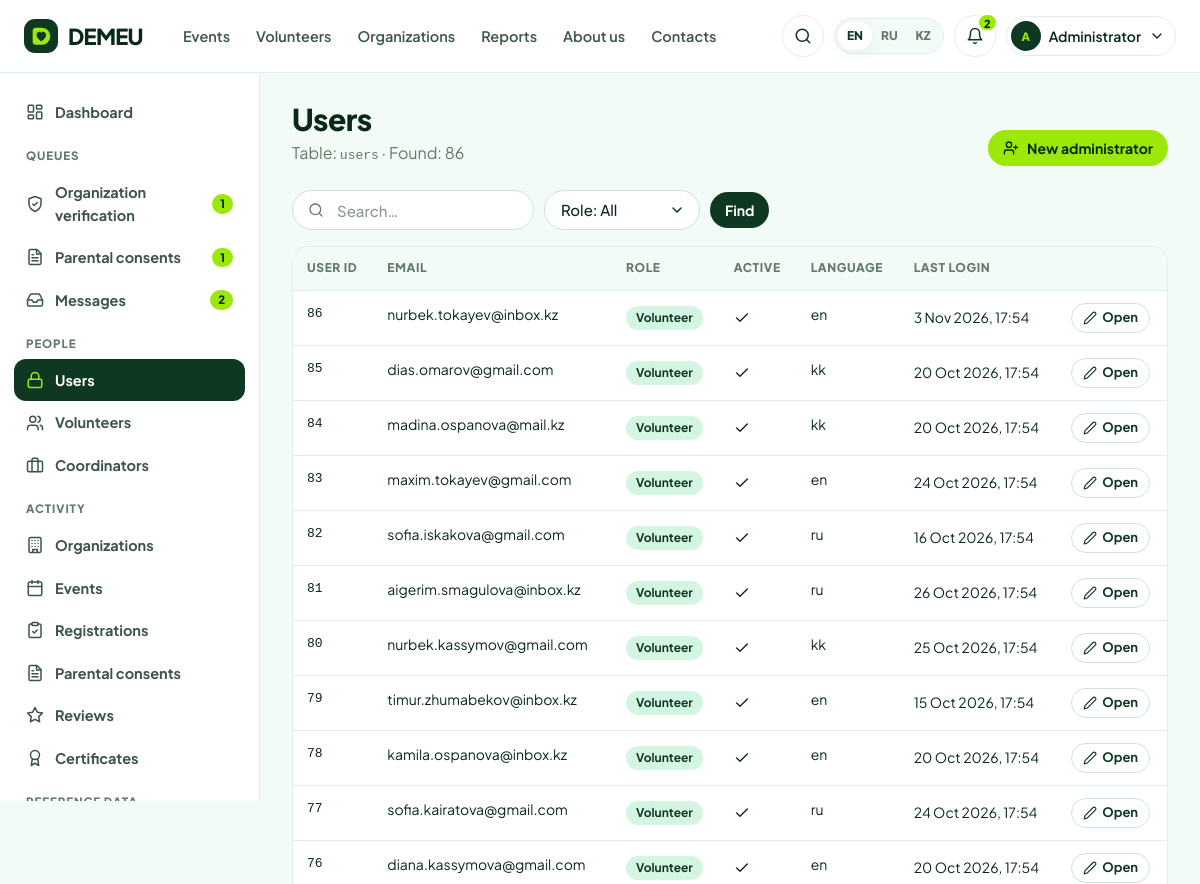
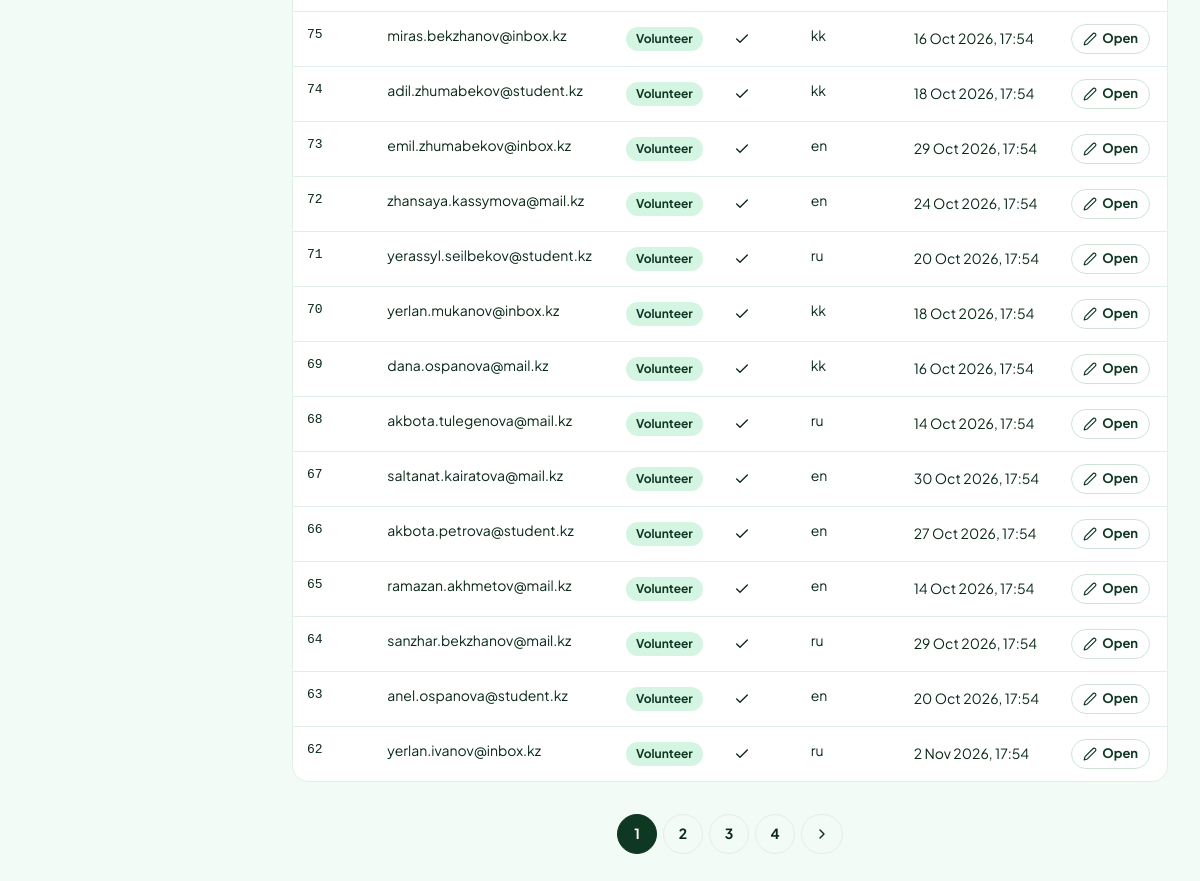
Page /admin/users (signed in) on the committed database (2 pictures, top to bottom).
### tables this page shows
CREATE TABLE users (
    user_id        INTEGER PRIMARY KEY,
    email          TEXT NOT NULL UNIQUE COLLATE NOCASE,
    password_hash  TEXT NOT NULL,
    role           TEXT NOT NULL CHECK (role IN ('volunteer','coordinator','admin')),
    is_active      INTEGER NOT NULL DEFAULT 1 CHECK (is_active IN (0,1)),
    preferred_lang TEXT NOT NULL DEFAULT 'en' CHECK (preferred_lang IN ('en','ru','kk')),
    created_at     TEXT NOT NULL DEFAULT (datetime('now','localtime')),
    last_login_at  TEXT
);

### demeu/admin.py (the view)
@bp.route("/<entity>")
@admin_only
def entity_list(entity):
    cfg = entity_or_404(entity)
    q = clean(request.args.get("q"), 100)
    where, args = [], []
    if q:
        where.append("(" + " OR ".join(f"{c} LIKE ?" for c in cfg["search"]) + ")")
        args += [f"%{q}%"] * len(cfg["search"])
    active_filters, outer, oargs = {}, [], []
    for col, choices in cfg.get("filters", {}).items():
        val = request.args.get(col, "")
        if val in choices:
            outer.append(f"{col} = ?"); oargs.append(val)
            active_filters[col] = val
    base = cfg["list_sql"] + (" WHERE " + " AND ".join(where) if where else "")
    base = f"SELECT * FROM ({base})" + (" WHERE " + " AND ".join(outer) if outer else "")
    args += oargs
    page = Page(scalar(f"SELECT COUNT(*) FROM ({base})", args), page_arg(), 25)
    rows = query(f"{base} ORDER BY {cfg['pk']} DESC LIMIT ? OFFSET ?", args + [page.per_page, page.offset])
    return render_template("admin/list.html", entity=entity, cfg=cfg, rows=rows, page=page, q=q,
                           active_filters=active_filters)

### demeu/admin.py (called while the page is built)
@bp.context_processor
def admin_ctx():
    counts = dict(
        organizations=scalar("SELECT COUNT(*) FROM organizations WHERE status='pending'"),
        consents=scalar("SELECT COUNT(*) FROM consents WHERE status='pending'"),
        messages=scalar("SELECT COUNT(*) FROM contact_messages WHERE status='new'"),
    )
    return dict(ENTITIES=ENTITIES, NAV_GROUPS=NAV_GROUPS, queue_counts=counts)

def entity_or_404(entity):
    cfg = ENTITIES.get(entity)
    if not cfg:
        abort(404)
    return cfg

### demeu/core.py (called while the page is built)
def get_lang():
    lang = session.get("lang")
    if lang in LANGS:
        return lang
    best = request.accept_languages.best_match(["en", "ru", "kk"]) if request else None
    return best or "en"

def _(key, **params):
    entry = TRANSLATIONS.get(key)
    if entry is None:
        text = key
    else:
        lang = g.get("lang", "en")
        text = entry.get(lang) or entry.get("en") or key
    if params:
        try:
            text = text.format(**params)
        except (KeyError, IndexError):
            pass
    return text

def parse_dt(value):
    if not value:
        return None
    if isinstance(value, datetime):
        return value
    for fmt in (DT_FMT, "%Y-%m-%d %H:%M:%S", "%Y-%m-%d"):
        try:
            return datetime.strptime(value, fmt)
        except ValueError:
            continue
    return None

def fmt_date(value, with_weekday=False, with_year=True):
    d = parse_dt(value)
    if not d:
        return ""
    lang = g.get("lang", "en")
    s = f"{d.day} {MONTHS[lang][d.month - 1]}"
    if with_year:
        s += f" {d.year}"
    if with_weekday:
        s = f"{WEEKDAYS[lang][d.weekday()]}, " + s
    return s

def fmt_dt(value):
    d = parse_dt(value)
    return f"{fmt_date(d)}, {d:%H:%M}" if d else ""

def initials(name):
    parts = [p for p in (name or "").split() if p]
    return "".join(p[0] for p in parts[:2]).upper() or "?"

def role_required(*roles):
    def deco(view):
        @wraps(view)
        def wrapped(*a, **kw):
            if g.user is None:
                flash(_("flash_login_required"), "info")
                return redirect(url_for("auth.login", next=request.full_path))
            if g.user["role"] not in roles:
                abort(403)
            if g.user["role"] == "volunteer" and not g.volunteer:
                abort(403)
            if g.user["role"] == "coordinator" and not g.coordinator:
                abort(403)
            return view(*a, **kw)
        return wrapped
    return deco

### demeu/templates/admin/list.html (shortened to what this page needs)
{% extends "admin/_layout.html" %}
{% from "partials/macros.html" import pagination %}
{% block admin %}
{% set status_cols = ('status', 'role') %}
<div class="cab-head"><div><h1>{{ _('adm_' ~ entity) }}</h1><p>{{ _('adm_table') }}: <span class="mono">{{ cfg.table }}</span> · {{ _('found_n', n=page.total) }}</p></div>
  <div class="row">
    {% if entity == 'users' %}<a class="btn btn-primary btn-sm" href="{{ url_for('admin.new_admin') }}">{{ icon('user-plus', 16) }} {{ _('new_admin') }}</a>{% endif %}
  </div></div>
<form class="toolbar" method="get">
  <label class="input-icon"><span class="sr-only">{{ _('search') }}</span>{{ icon('search', 16) }}<input class="input pill" name="q" value="{{ q }}" placeholder="{{ _('search') }}…"></label>
  {% for col, choices in (cfg.filters or {}).items() %}
    <select class="select pill" name="{{ col }}" onchange="this.form.submit()" aria-label="{{ col }}">
      <option value="">{{ _('col_' ~ col) }}: {{ _('all') }}</option>
    </select>
  {% endfor %}
  <button class="btn btn-dark btn-sm">{{ _('find') }}</button>
</form>
<div class="table-wrap"><table class="table">
  <thead><tr>{% for c in cfg.columns %}<th>{{ _('col_' ~ c) }}</th>{% endfor %}<th></th></tr></thead>
  <tbody>
  {% for r in rows %}
    <tr>
      {% for c in cfg.columns %}
        {% set v = r[c] %}
        <td class="{{ 'mono' if c in (cfg.pk, 'bin', 'code') }}">
          {% if c in ('status',) %}<span class="status st-{{ v }}">{{ _('st_' ~ v) }}</span>
          {% elif c == 'role' %}<span class="tag tone-{{ 'lilac' if v == 'admin' else 'sky' if v == 'coordinator' else 'mint' }}">{{ _('role_' ~ v) }}</span>
          {% elif c.startswith('is_') %}{{ icon('check', 16) if v else '—' }}
          {% elif c == 'rating' %}{{ '★' * v }}
          {% elif c.endswith('_at') %}<span class="small nowrap">{{ fmt_dt(v) if v else '—' }}</span>
          {% elif c == 'org_type' %}{{ _('orgtype_' ~ v) }}
          {% else %}<span class="cell-clip" style="display:inline-block" title="{{ v if v is not none else '' }}">{{ v if v is not none else '—' }}</span>{% endif %}
        </td>
      {% endfor %}
      <td class="nowrap">
        <a class="btn btn-ghost btn-xs" href="{{ url_for('admin.entity_edit', entity=entity, pk=r[cfg.pk]) }}">{{ icon('pencil', 14) }} {{ _('open') }}</a>
      </td>
    </tr>
  {% else %}
    <tr><td colspan="{{ cfg.columns|length + 1 }}" class="center muted" style="padding:32px">{{ _('nothing_here') }}</td></tr>
  {% endfor %}
  </tbody>
</table></div>
{{ pagination(page) }}
{% endblock %}

### demeu/templates/base.html (shortened to what this page needs)
<!doctype html>
<html lang="{{ 'kk' if lang == 'kk' else lang }}">
<head>
  <link rel="stylesheet" href="{{ url_for('static', filename='css/app.css') }}">
</head>
<body class="{% block body_class %}{% endblock %}">
{% set ep = request.endpoint or '' %}
<header class="site-header">
  <div class="wrap header-inner">
    <a class="logo" href="{{ url_for('public.home') }}" aria-label="DEMEU">
      <span class="logo-mark">{{ logo_mark(22) }}</span>DEMEU
    </a>
    <nav class="nav" aria-label="{{ _('main_menu') }}">
      <a href="{{ url_for('public.events') }}" class="{{ 'active' if ep.startswith('public.event') }}">{{ _('nav_events') }}</a>
      <a href="{{ url_for('public.volunteers') }}" class="{{ 'active' if ep.startswith('public.volunteer') }}">{{ _('nav_volunteers') }}</a>
      <a href="{{ url_for('public.organizations') }}" class="{{ 'active' if ep.startswith('public.organization') }}">{{ _('nav_organizations') }}</a>
      <a href="{{ url_for('public.reports') }}" class="{{ 'active' if ep == 'public.reports' }}">{{ _('nav_reports') }}</a>
      <a href="{{ url_for('public.about') }}" class="{{ 'active' if ep == 'public.about' }}">{{ _('nav_about') }}</a>
      <a href="{{ url_for('public.contacts') }}" class="{{ 'active' if ep == 'public.contacts' }}">{{ _('nav_contacts') }}</a>
    </nav>
    <div class="header-tools">
      <a class="icon-btn hide-md" href="{{ url_for('public.search') }}" aria-label="{{ _('search') }}" title="{{ _('search') }}">{{ icon('search') }}</a>
      <div class="lang-switch" role="group" aria-label="{{ _('language') }}">
        {% for code in LANGS %}
          <a href="{{ url_for('public.set_lang', code=code, next=request.full_path) }}" class="{{ 'on' if code == lang }}" lang="{{ code }}">{{ LANG_LABELS[code] }}</a>
        {% endfor %}
      </div>
      {% if g.user %}
        <a class="icon-btn" href="{{ url_for('auth.notifications') }}" aria-label="{{ _('notifications') }}" title="{{ _('notifications') }}">
          {{ icon('bell') }}{% if unread %}<span class="count">{{ unread if unread < 100 else '99+' }}</span>{% endif %}
        </a>
        {% set person = g.volunteer or g.coordinator %}
        <div class="user-menu">
          <button class="user-btn" data-toggle="user-dd" aria-expanded="false" aria-haspopup="true">
            {% if g.volunteer and g.volunteer.avatar_path %}
              <span class="avatar sm"><img src="{{ url_for('media.public_file', folder=g.volunteer.avatar_path.split('/')[0], name=g.volunteer.avatar_path.split('/')[1]) }}" alt=""></span>
            {% else %}
              <span class="avatar sm">{{ initials(person.full_name if person else g.user.email) }}</span>
            {% endif %}
            <span class="hide-md">{{ (person.full_name.split()[0]) if person else _('role_admin') }}</span>{{ icon('chevron-down', 16) }}
          </button>
        </div>
      {% else %}
        <a class="btn btn-ghost btn-sm hide-md" href="{{ url_for('auth.login', next=request.full_path if ep not in ('auth.login','auth.register') else None) }}">{{ _('login') }}</a>
        <a class="btn btn-primary btn-sm" href="{{ url_for('auth.register') }}">{{ _('join') }}</a>
      {% endif %}
    </div>
  </div>
</header>
<main id="main">{% block content %}{% endblock %}</main>
</body>
</html>

### rows in the picture
users: email "A"
users: v "86" "nurbek.tokayev@inbox.kz" "en", is_active 1 (drawn), last_login_at "3 Nov 2026, 17:54"
users: v "85" "dias.omarov@gmail.com" "kk", is_active 1 (drawn), last_login_at "20 Oct 2026, 17:54"
users: v "84" "madina.ospanova@mail.kz" "kk", is_active 1 (drawn), last_login_at "20 Oct 2026, 17:54"
users: v "83" "maxim.tokayev@gmail.com" "en", is_active 1 (drawn), last_login_at "24 Oct 2026, 17:54"
users: v "82" "sofia.iskakova@gmail.com" "ru", is_active 1 (drawn), last_login_at "16 Oct 2026, 17:54"
users: v "81" "aigerim.smagulova@inbox.kz" "ru", is_active 1 (drawn), last_login_at "26 Oct 2026, 17:54"
users: v "80" "nurbek.kassymov@gmail.com" "kk", is_active 1 (drawn), last_login_at "25 Oct 2026, 17:54"
users: v "79" "timur.zhumabekov@inbox.kz" "en", is_active 1 (drawn), last_login_at "15 Oct 2026, 17:54"
users: v "78" "kamila.ospanova@inbox.kz" "en", is_active 1 (drawn), last_login_at "20 Oct 2026, 17:54"
users: v "77" "sofia.kairatova@gmail.com" "ru", is_active 1 (drawn), last_login_at "24 Oct 2026, 17:54"
users: v "76" "diana.kassymova@gmail.com" "en", is_active 1 (drawn), last_login_at "20 Oct 2026, 17:54"
users: v "75" "miras.bekzhanov@inbox.kz" "kk", is_active 1 (drawn), last_login_at "16 Oct 2026, 17:54"
users: v "74" "adil.zhumabekov@student.kz" "kk", is_active 1 (drawn), last_login_at "18 Oct 2026, 17:54"
users: v "73" "emil.zhumabekov@inbox.kz" "en", is_active 1 (drawn), last_login_at "29 Oct 2026, 17:54"
users: v "72" "zhansaya.kassymova@mail.kz" "en", is_active 1 (drawn), last_login_at "24 Oct 2026, 17:54"
users: v "71" "yerassyl.seilbekov@student.kz" "ru", is_active 1 (drawn), last_login_at "20 Oct 2026, 17:54"
users: v "70" "yerlan.mukanov@inbox.kz" "kk", is_active 1 (drawn), last_login_at "18 Oct 2026, 17:54"
users: v "69" "dana.ospanova@mail.kz" "kk", is_active 1 (drawn), last_login_at "16 Oct 2026, 17:54"
users: v "68" "akbota.tulegenova@mail.kz" "ru", is_active 1 (drawn), last_login_at "14 Oct 2026, 17:54"
users: v "67" "saltanat.kairatova@mail.kz" "en", is_active 1 (drawn), last_login_at "30 Oct 2026, 17:54"
users: v "66" "akbota.petrova@student.kz" "en", is_active 1 (drawn), last_login_at "27 Oct 2026, 17:54"
users: v "65" "ramazan.akhmetov@mail.kz" "en", is_active 1 (drawn), last_login_at "14 Oct 2026, 17:54"
users: v "64" "sanzhar.bekzhanov@mail.kz" "ru", is_active 1 (drawn), last_login_at "29 Oct 2026, 17:54"
users: v "63" "anel.ospanova@student.kz" "en", is_active 1 (drawn), last_login_at "20 Oct 2026, 17:54"
users: v "62" "yerlan.ivanov@inbox.kz" "ru", is_active 1 (drawn), last_login_at "2 Nov 2026, 17:54"

### other values in the picture
{{ LANG_LABELS[code] }} "EN" "RU" "KZ"
{{ unread if unread < 100 else '99+' }} "2"
{{ (person.full_name.split()[0]) if person else _('role_admin') }} "Administrator"
{{ queue_counts.organizations }} "1"
{{ queue_counts.consents }} "1"
{{ queue_counts.messages }} "2"
{{ cfg.table }} "users"
{{ p }} "1"
{{ p }} "2" "3" "4"
form field role "Role: All"
